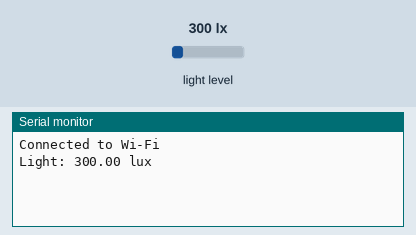
Bench run of a sketch on a simulated Arduino MKR. Shown: the last lines printed to the serial monitor. The test bench sets the inputs (shaded band); at power-on: light level 300 lx. WiFi joins after 1.5 s; servers stay silent unless stated.

Above: at 2.7 s.
2.8 s: light level set to 1482 lx
At 12.5 s:
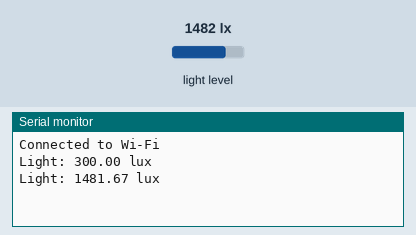
12.8 s: light level set to 1525 lx
At 22.6 s:
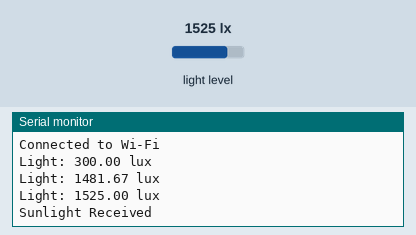
23.0 s: light level set to 107 lx
At 32.7 s:
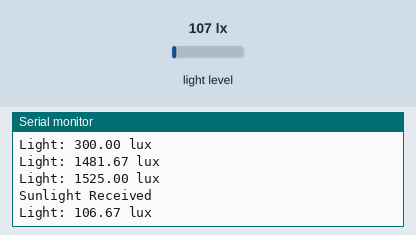
33.0 s: light level set to 94 lx
At 42.8 s:
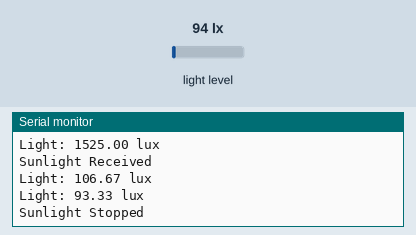
Timing chart, 0 to 44.2 s (numbered marks = the images above; inputs shaded):
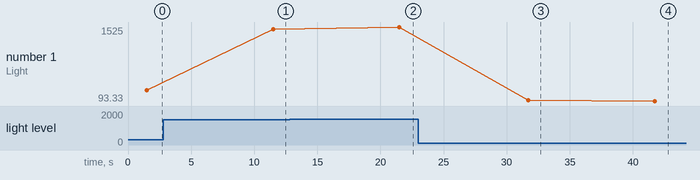

The sketch:

TASKsunlight.ino
```cpp
#include <WiFiNINA.h>
#include <BH1750.h>
#include <Wire.h>

// Replace with your network credentials
const char* ssid     = "Optus_B8E72A";
const char* password = "corns39526ys";

// Replace with your IFTTT information
const String IFTTT_API_KEY = "b3RoZlEur7BVMMGubVBWSP";
const String IFTTT_EVENT_SUNLIGHT_RECEIVED = "sunlight_on";
const String IFTTT_EVENT_SUNLIGHT_STOPPED = "sunlight_stopped";

// Initialize the BH1750 sensor
BH1750 lightMeter;

WiFiClient client;

void setup() {
  Serial.begin(9600);
  Wire.begin();

  // Initialize the light sensor
  lightMeter.begin();

  // Connect to Wi-Fi
  WiFi.begin(ssid, password);
  while (WiFi.status() != WL_CONNECTED) {
    delay(500);
    Serial.print(".");
  }
  Serial.println("Connected to Wi-Fi");
}

void loop() {
  static bool sunlightState = false; // false means sunlight stopped, true means received

  float lux = lightMeter.readLightLevel(); // Read light level in lux
  Serial.print("Light: ");
  Serial.print(lux);
  Serial.println(" lux");

  // Check if sunlight is received
  if (lux > 1500 && !sunlightState) {
    Serial.println("Sunlight Received");
    sendIFTTT(IFTTT_EVENT_SUNLIGHT_RECEIVED);
    sunlightState = true;
  }
  // Check if sunlight has stopped
  else if (lux <= 100 && sunlightState) {
    Serial.println("Sunlight Stopped");
    sendIFTTT(IFTTT_EVENT_SUNLIGHT_STOPPED);
    sunlightState = false;
  }

  delay(10000); // Check every 10 seconds
}

void sendIFTTT(String event) {
  if (client.connect("maker.ifttt.com", 80)) {
    String postData = "value1=Sunlight Event Triggered"; // You can send additional data
    client.print(String("POST /trigger/") + event + "/with/key/" + IFTTT_API_KEY + " HTTP/1.1\r\n" +
                 "Host: maker.ifttt.com\r\n" +
                 "Content-Type: application/x-www-form-urlencoded\r\n" +
                 "Content-Length: " + postData.length() + "\r\n\r\n" +
                 postData + "\r\n");
  }
}
```

Measured:
- the behaviour switches between 1500 and 1501 lx on light level (found by bisection; images 1 and 2)
- the behaviour switches between 101 and 100 lx on light level (found by bisection; images 3 and 4)
- after the input at 2.8 s, the serial monitor: prints a new line after 8.7 s (image 1)
- after the input at 12.8 s, the serial monitor: prints a new line after 8.7 s (image 2)
- after the input at 23.0 s, the serial monitor: prints a new line after 8.7 s (image 3)
- after the input at 33.0 s, the serial monitor: prints a new line after 8.7 s (image 4)
- plotted number 1: 300 → 1481.67 after the input at 2.8 s, 1481.67 → 1525 after the input at 12.8 s, 1525 → 106.67 after the input at 23.0 s, 106.67 → 93.33 after the input at 33.0 s
